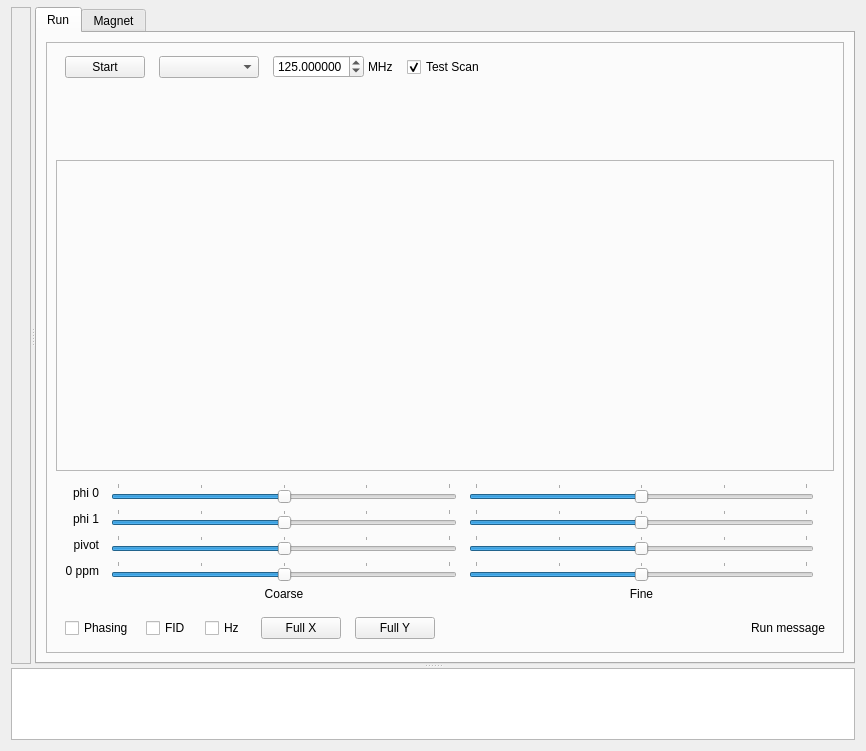
<?xml version="1.0" encoding="UTF-8"?>
<ui version="4.0">
 <class>mainWindow</class>
 <widget class="QWidget" name="mainWindow">
  <property name="geometry">
   <rect>
    <x>0</x>
    <y>0</y>
    <width>866</width>
    <height>751</height>
   </rect>
  </property>
  <property name="windowTitle">
   <string>Q Magnetics Spectrometer Control</string>
  </property>
  <layout class="QVBoxLayout" name="verticalLayout">
   <property name="topMargin">
    <number>7</number>
   </property>
   <item>
    <widget class="QSplitter" name="mainHsplitter">
     <property name="orientation">
      <enum>Qt::Vertical</enum>
     </property>
     <widget class="QFrame" name="upperFrame">
      <property name="sizePolicy">
       <sizepolicy hsizetype="Preferred" vsizetype="Preferred">
        <horstretch>0</horstretch>
        <verstretch>5</verstretch>
       </sizepolicy>
      </property>
      <property name="frameShape">
       <enum>QFrame::NoFrame</enum>
      </property>
      <property name="frameShadow">
       <enum>QFrame::Raised</enum>
      </property>
      <layout class="QHBoxLayout" name="horizontalLayout_2">
       <property name="leftMargin">
        <number>0</number>
       </property>
       <property name="topMargin">
        <number>0</number>
       </property>
       <property name="rightMargin">
        <number>0</number>
       </property>
       <property name="bottomMargin">
        <number>0</number>
       </property>
       <item>
        <widget class="QSplitter" name="middleSplitter">
         <property name="orientation">
          <enum>Qt::Horizontal</enum>
         </property>
         <widget class="QFrame" name="settingsFrame">
          <property name="sizePolicy">
           <sizepolicy hsizetype="Preferred" vsizetype="Preferred">
            <horstretch>1</horstretch>
            <verstretch>0</verstretch>
           </sizepolicy>
          </property>
          <property name="frameShape">
           <enum>QFrame::StyledPanel</enum>
          </property>
          <property name="frameShadow">
           <enum>QFrame::Raised</enum>
          </property>
         </widget>
         <widget class="QFrame" name="tabFrame">
          <property name="sizePolicy">
           <sizepolicy hsizetype="Preferred" vsizetype="Preferred">
            <horstretch>5</horstretch>
            <verstretch>0</verstretch>
           </sizepolicy>
          </property>
          <property name="frameShape">
           <enum>QFrame::NoFrame</enum>
          </property>
          <property name="frameShadow">
           <enum>QFrame::Raised</enum>
          </property>
          <layout class="QVBoxLayout" name="verticalLayout_3">
           <property name="leftMargin">
            <number>0</number>
           </property>
           <property name="topMargin">
            <number>0</number>
           </property>
           <property name="rightMargin">
            <number>0</number>
           </property>
           <property name="bottomMargin">
            <number>0</number>
           </property>
           <item>
            <widget class="QTabWidget" name="tabWidget">
             <property name="sizePolicy">
              <sizepolicy hsizetype="Preferred" vsizetype="Preferred">
               <horstretch>0</horstretch>
               <verstretch>0</verstretch>
              </sizepolicy>
             </property>
             <property name="currentIndex">
              <number>0</number>
             </property>
             <widget class="QWidget" name="runTab">
              <attribute name="title">
               <string>Run</string>
              </attribute>
              <layout class="QHBoxLayout" name="horizontalLayout_4">
               <item>
                <widget class="QFrame" name="runTabFrame">
                 <property name="frameShape">
                  <enum>QFrame::StyledPanel</enum>
                 </property>
                 <layout class="QVBoxLayout" name="verticalLayout_5">
                  <item>
                   <widget class="QFrame" name="runTabUpperFrame">
                    <property name="sizePolicy">
                     <sizepolicy hsizetype="Preferred" vsizetype="Preferred">
                      <horstretch>0</horstretch>
                      <verstretch>1</verstretch>
                     </sizepolicy>
                    </property>
                    <property name="minimumSize">
                     <size>
                      <width>0</width>
                      <height>0</height>
                     </size>
                    </property>
                    <property name="baseSize">
                     <size>
                      <width>0</width>
                      <height>0</height>
                     </size>
                    </property>
                    <property name="frameShape">
                     <enum>QFrame::NoFrame</enum>
                    </property>
                    <property name="frameShadow">
                     <enum>QFrame::Raised</enum>
                    </property>
                    <layout class="QVBoxLayout" name="verticalLayout_2">
                     <property name="spacing">
                      <number>6</number>
                     </property>
                     <property name="leftMargin">
                      <number>0</number>
                     </property>
                     <property name="topMargin">
                      <number>0</number>
                     </property>
                     <property name="rightMargin">
                      <number>0</number>
                     </property>
                     <property name="bottomMargin">
                      <number>0</number>
                     </property>
                     <item>
                      <widget class="QFrame" name="runTabStartButtonFrame">
                       <property name="sizePolicy">
                        <sizepolicy hsizetype="Preferred" vsizetype="Preferred">
                         <horstretch>0</horstretch>
                         <verstretch>0</verstretch>
                        </sizepolicy>
                       </property>
                       <property name="minimumSize">
                        <size>
                         <width>0</width>
                         <height>30</height>
                        </size>
                       </property>
                       <property name="maximumSize">
                        <size>
                         <width>16777215</width>
                         <height>30</height>
                        </size>
                       </property>
                       <property name="frameShape">
                        <enum>QFrame::NoFrame</enum>
                       </property>
                       <property name="frameShadow">
                        <enum>QFrame::Raised</enum>
                       </property>
                       <layout class="QHBoxLayout" name="horizontalLayout_6">
                        <property name="spacing">
                         <number>4</number>
                        </property>
                        <property name="leftMargin">
                         <number>9</number>
                        </property>
                        <property name="topMargin">
                         <number>0</number>
                        </property>
                        <property name="bottomMargin">
                         <number>0</number>
                        </property>
                        <item>
                         <widget class="QPushButton" name="runTabStartButton">
                          <property name="text">
                           <string>Start</string>
                          </property>
                         </widget>
                        </item>
                        <item>
                         <spacer name="horizontalSpacer_4">
                          <property name="orientation">
                           <enum>Qt::Horizontal</enum>
                          </property>
                          <property name="sizeType">
                           <enum>QSizePolicy::Fixed</enum>
                          </property>
                          <property name="sizeHint" stdset="0">
                           <size>
                            <width>10</width>
                            <height>20</height>
                           </size>
                          </property>
                         </spacer>
                        </item>
                        <item>
                         <widget class="QComboBox" name="runTabRunsComboBox">
                          <property name="sizePolicy">
                           <sizepolicy hsizetype="Fixed" vsizetype="Fixed">
                            <horstretch>0</horstretch>
                            <verstretch>0</verstretch>
                           </sizepolicy>
                          </property>
                          <property name="minimumSize">
                           <size>
                            <width>100</width>
                            <height>0</height>
                           </size>
                          </property>
                          <property name="maximumSize">
                           <size>
                            <width>100</width>
                            <height>16777215</height>
                           </size>
                          </property>
                         </widget>
                        </item>
                        <item>
                         <spacer name="horizontalSpacer_5">
                          <property name="orientation">
                           <enum>Qt::Horizontal</enum>
                          </property>
                          <property name="sizeType">
                           <enum>QSizePolicy::Fixed</enum>
                          </property>
                          <property name="sizeHint" stdset="0">
                           <size>
                            <width>10</width>
                            <height>20</height>
                           </size>
                          </property>
                         </spacer>
                        </item>
                        <item>
                         <widget class="QMagSpinBox" name="txFreqSpinBox">
                          <property name="decimals">
                           <number>6</number>
                          </property>
                          <property name="minimum">
                           <double>1.000000000000000</double>
                          </property>
                          <property name="maximum">
                           <double>150.000000000000000</double>
                          </property>
                          <property name="singleStep">
                           <double>0.000010000000000</double>
                          </property>
                          <property name="stepType">
                           <enum>QAbstractSpinBox::DefaultStepType</enum>
                          </property>
                          <property name="value">
                           <double>125.000000000000000</double>
                          </property>
                         </widget>
                        </item>
                        <item>
                         <widget class="QLabel" name="txFreqLabel">
                          <property name="text">
                           <string>MHz</string>
                          </property>
                         </widget>
                        </item>
                        <item>
                         <spacer name="horizontalSpacer_6">
                          <property name="orientation">
                           <enum>Qt::Horizontal</enum>
                          </property>
                          <property name="sizeType">
                           <enum>QSizePolicy::Fixed</enum>
                          </property>
                          <property name="sizeHint" stdset="0">
                           <size>
                            <width>10</width>
                            <height>20</height>
                           </size>
                          </property>
                         </spacer>
                        </item>
                        <item>
                         <widget class="QCheckBox" name="runTabTestCheckBox">
                          <property name="text">
                           <string>Test Scan</string>
                          </property>
                          <property name="checked">
                           <bool>true</bool>
                          </property>
                         </widget>
                        </item>
                        <item>
                         <spacer name="horizontalSpacer">
                          <property name="orientation">
                           <enum>Qt::Horizontal</enum>
                          </property>
                          <property name="sizeHint" stdset="0">
                           <size>
                            <width>40</width>
                            <height>20</height>
                           </size>
                          </property>
                         </spacer>
                        </item>
                       </layout>
                      </widget>
                     </item>
                     <item>
                      <widget class="QFrame" name="codeWidgetsFrame1">
                       <property name="minimumSize">
                        <size>
                         <width>0</width>
                         <height>30</height>
                        </size>
                       </property>
                       <property name="maximumSize">
                        <size>
                         <width>16777215</width>
                         <height>30</height>
                        </size>
                       </property>
                       <property name="frameShape">
                        <enum>QFrame::NoFrame</enum>
                       </property>
                       <property name="frameShadow">
                        <enum>QFrame::Raised</enum>
                       </property>
                       <layout class="QHBoxLayout" name="codeWidgetsLayout1">
                        <property name="spacing">
                         <number>4</number>
                        </property>
                        <property name="topMargin">
                         <number>0</number>
                        </property>
                        <property name="bottomMargin">
                         <number>0</number>
                        </property>
                        <item>
                         <spacer name="codeWidgetsHSpacer1">
                          <property name="orientation">
                           <enum>Qt::Horizontal</enum>
                          </property>
                          <property name="sizeHint" stdset="0">
                           <size>
                            <width>171</width>
                            <height>20</height>
                           </size>
                          </property>
                         </spacer>
                        </item>
                       </layout>
                      </widget>
                     </item>
                     <item>
                      <widget class="QFrame" name="codeWidgetsFrame2">
                       <property name="minimumSize">
                        <size>
                         <width>0</width>
                         <height>30</height>
                        </size>
                       </property>
                       <property name="maximumSize">
                        <size>
                         <width>16777215</width>
                         <height>30</height>
                        </size>
                       </property>
                       <property name="frameShape">
                        <enum>QFrame::NoFrame</enum>
                       </property>
                       <property name="frameShadow">
                        <enum>QFrame::Raised</enum>
                       </property>
                       <layout class="QHBoxLayout" name="codeWidgetsLayout2">
                        <property name="spacing">
                         <number>4</number>
                        </property>
                        <property name="topMargin">
                         <number>0</number>
                        </property>
                        <property name="bottomMargin">
                         <number>0</number>
                        </property>
                        <item>
                         <spacer name="codeWidgetsHSpacer2">
                          <property name="orientation">
                           <enum>Qt::Horizontal</enum>
                          </property>
                          <property name="sizeHint" stdset="0">
                           <size>
                            <width>758</width>
                            <height>20</height>
                           </size>
                          </property>
                         </spacer>
                        </item>
                       </layout>
                      </widget>
                     </item>
                     <item>
                      <widget class="QFrame" name="runTabPlotFrame">
                       <property name="frameShape">
                        <enum>QFrame::StyledPanel</enum>
                       </property>
                       <property name="frameShadow">
                        <enum>QFrame::Raised</enum>
                       </property>
                      </widget>
                     </item>
                    </layout>
                   </widget>
                  </item>
                  <item>
                   <widget class="QFrame" name="runTabPhaseFrame">
                    <property name="sizePolicy">
                     <sizepolicy hsizetype="Preferred" vsizetype="Preferred">
                      <horstretch>0</horstretch>
                      <verstretch>0</verstretch>
                     </sizepolicy>
                    </property>
                    <property name="minimumSize">
                     <size>
                      <width>0</width>
                      <height>0</height>
                     </size>
                    </property>
                    <property name="frameShape">
                     <enum>QFrame::NoFrame</enum>
                    </property>
                    <property name="frameShadow">
                     <enum>QFrame::Raised</enum>
                    </property>
                    <layout class="QGridLayout" name="gridLayout">
                     <property name="topMargin">
                      <number>6</number>
                     </property>
                     <property name="rightMargin">
                      <number>20</number>
                     </property>
                     <property name="bottomMargin">
                      <number>6</number>
                     </property>
                     <property name="horizontalSpacing">
                      <number>12</number>
                     </property>
                     <item row="7" column="1">
                      <widget class="QLabel" name="label_9">
                       <property name="maximumSize">
                        <size>
                         <width>16777215</width>
                         <height>30</height>
                        </size>
                       </property>
                       <property name="text">
                        <string>Coarse</string>
                       </property>
                       <property name="alignment">
                        <set>Qt::AlignCenter</set>
                       </property>
                      </widget>
                     </item>
                     <item row="0" column="2">
                      <widget class="QSlider" name="runTabPhi0SliderF">
                       <property name="minimum">
                        <number>-1000</number>
                       </property>
                       <property name="maximum">
                        <number>1000</number>
                       </property>
                       <property name="orientation">
                        <enum>Qt::Horizontal</enum>
                       </property>
                       <property name="tickPosition">
                        <enum>QSlider::TicksAbove</enum>
                       </property>
                       <property name="tickInterval">
                        <number>500</number>
                       </property>
                      </widget>
                     </item>
                     <item row="2" column="0">
                      <widget class="QLabel" name="label_3">
                       <property name="text">
                        <string>phi 1</string>
                       </property>
                       <property name="alignment">
                        <set>Qt::AlignRight|Qt::AlignTrailing|Qt::AlignVCenter</set>
                       </property>
                      </widget>
                     </item>
                     <item row="0" column="0">
                      <widget class="QLabel" name="label">
                       <property name="text">
                        <string>phi 0</string>
                       </property>
                       <property name="alignment">
                        <set>Qt::AlignRight|Qt::AlignTrailing|Qt::AlignVCenter</set>
                       </property>
                      </widget>
                     </item>
                     <item row="2" column="1">
                      <widget class="QSlider" name="runTabPhi1SliderC">
                       <property name="minimum">
                        <number>-1000</number>
                       </property>
                       <property name="maximum">
                        <number>1000</number>
                       </property>
                       <property name="orientation">
                        <enum>Qt::Horizontal</enum>
                       </property>
                       <property name="tickPosition">
                        <enum>QSlider::TicksAbove</enum>
                       </property>
                       <property name="tickInterval">
                        <number>500</number>
                       </property>
                      </widget>
                     </item>
                     <item row="5" column="2">
                      <widget class="QSlider" name="runTab0ppmSliderF">
                       <property name="minimum">
                        <number>-1000</number>
                       </property>
                       <property name="maximum">
                        <number>1000</number>
                       </property>
                       <property name="orientation">
                        <enum>Qt::Horizontal</enum>
                       </property>
                       <property name="tickPosition">
                        <enum>QSlider::TicksAbove</enum>
                       </property>
                       <property name="tickInterval">
                        <number>500</number>
                       </property>
                      </widget>
                     </item>
                     <item row="5" column="1">
                      <widget class="QSlider" name="runTab0ppmSliderC">
                       <property name="minimum">
                        <number>-1000</number>
                       </property>
                       <property name="maximum">
                        <number>1000</number>
                       </property>
                       <property name="orientation">
                        <enum>Qt::Horizontal</enum>
                       </property>
                       <property name="tickPosition">
                        <enum>QSlider::TicksAbove</enum>
                       </property>
                       <property name="tickInterval">
                        <number>500</number>
                       </property>
                      </widget>
                     </item>
                     <item row="0" column="1">
                      <widget class="QSlider" name="runTabPhi0SliderC">
                       <property name="minimum">
                        <number>-1000</number>
                       </property>
                       <property name="maximum">
                        <number>1000</number>
                       </property>
                       <property name="orientation">
                        <enum>Qt::Horizontal</enum>
                       </property>
                       <property name="tickPosition">
                        <enum>QSlider::TicksAbove</enum>
                       </property>
                       <property name="tickInterval">
                        <number>500</number>
                       </property>
                      </widget>
                     </item>
                     <item row="3" column="0">
                      <widget class="QLabel" name="label_4">
                       <property name="text">
                        <string>pivot</string>
                       </property>
                       <property name="alignment">
                        <set>Qt::AlignRight|Qt::AlignTrailing|Qt::AlignVCenter</set>
                       </property>
                      </widget>
                     </item>
                     <item row="7" column="2">
                      <widget class="QLabel" name="label_10">
                       <property name="maximumSize">
                        <size>
                         <width>16777215</width>
                         <height>30</height>
                        </size>
                       </property>
                       <property name="text">
                        <string>Fine</string>
                       </property>
                       <property name="alignment">
                        <set>Qt::AlignCenter</set>
                       </property>
                      </widget>
                     </item>
                     <item row="3" column="2">
                      <widget class="QSlider" name="runTabPivotSliderF">
                       <property name="minimum">
                        <number>-1000</number>
                       </property>
                       <property name="maximum">
                        <number>1000</number>
                       </property>
                       <property name="orientation">
                        <enum>Qt::Horizontal</enum>
                       </property>
                       <property name="tickPosition">
                        <enum>QSlider::TicksAbove</enum>
                       </property>
                       <property name="tickInterval">
                        <number>500</number>
                       </property>
                      </widget>
                     </item>
                     <item row="2" column="2">
                      <widget class="QSlider" name="runTabPhi1SliderF">
                       <property name="minimum">
                        <number>-1000</number>
                       </property>
                       <property name="maximum">
                        <number>1000</number>
                       </property>
                       <property name="singleStep">
                        <number>1</number>
                       </property>
                       <property name="orientation">
                        <enum>Qt::Horizontal</enum>
                       </property>
                       <property name="tickPosition">
                        <enum>QSlider::TicksAbove</enum>
                       </property>
                       <property name="tickInterval">
                        <number>500</number>
                       </property>
                      </widget>
                     </item>
                     <item row="3" column="1">
                      <widget class="QSlider" name="runTabPivotSliderC">
                       <property name="minimum">
                        <number>-1000</number>
                       </property>
                       <property name="maximum">
                        <number>1000</number>
                       </property>
                       <property name="orientation">
                        <enum>Qt::Horizontal</enum>
                       </property>
                       <property name="tickPosition">
                        <enum>QSlider::TicksAbove</enum>
                       </property>
                       <property name="tickInterval">
                        <number>500</number>
                       </property>
                      </widget>
                     </item>
                     <item row="5" column="0">
                      <widget class="QLabel" name="label_5">
                       <property name="text">
                        <string>0 ppm</string>
                       </property>
                       <property name="alignment">
                        <set>Qt::AlignRight|Qt::AlignTrailing|Qt::AlignVCenter</set>
                       </property>
                      </widget>
                     </item>
                    </layout>
                   </widget>
                  </item>
                  <item>
                   <widget class="QFrame" name="runTabFidCheckBoxFrame">
                    <property name="minimumSize">
                     <size>
                      <width>0</width>
                      <height>30</height>
                     </size>
                    </property>
                    <property name="maximumSize">
                     <size>
                      <width>16777215</width>
                      <height>30</height>
                     </size>
                    </property>
                    <property name="frameShape">
                     <enum>QFrame::NoFrame</enum>
                    </property>
                    <property name="frameShadow">
                     <enum>QFrame::Raised</enum>
                    </property>
                    <layout class="QHBoxLayout" name="horizontalLayout_8">
                     <property name="spacing">
                      <number>4</number>
                     </property>
                     <property name="topMargin">
                      <number>0</number>
                     </property>
                     <property name="bottomMargin">
                      <number>0</number>
                     </property>
                     <item>
                      <widget class="QCheckBox" name="phasingCheckBox">
                       <property name="text">
                        <string>Phasing</string>
                       </property>
                      </widget>
                     </item>
                     <item>
                      <spacer name="horizontalSpacer_16">
                       <property name="orientation">
                        <enum>Qt::Horizontal</enum>
                       </property>
                       <property name="sizeType">
                        <enum>QSizePolicy::Fixed</enum>
                       </property>
                       <property name="sizeHint" stdset="0">
                        <size>
                         <width>8</width>
                         <height>20</height>
                        </size>
                       </property>
                      </spacer>
                     </item>
                     <item>
                      <widget class="QCheckBox" name="runTabFidCheckBox">
                       <property name="text">
                        <string>FID</string>
                       </property>
                      </widget>
                     </item>
                     <item>
                      <spacer name="horizontalSpacer_9">
                       <property name="orientation">
                        <enum>Qt::Horizontal</enum>
                       </property>
                       <property name="sizeType">
                        <enum>QSizePolicy::Fixed</enum>
                       </property>
                       <property name="sizeHint" stdset="0">
                        <size>
                         <width>10</width>
                         <height>20</height>
                        </size>
                       </property>
                      </spacer>
                     </item>
                     <item>
                      <widget class="QCheckBox" name="runTabHzCheckBox">
                       <property name="text">
                        <string>Hz</string>
                       </property>
                      </widget>
                     </item>
                     <item>
                      <spacer name="horizontalSpacer_10">
                       <property name="orientation">
                        <enum>Qt::Horizontal</enum>
                       </property>
                       <property name="sizeType">
                        <enum>QSizePolicy::Fixed</enum>
                       </property>
                       <property name="sizeHint" stdset="0">
                        <size>
                         <width>12</width>
                         <height>20</height>
                        </size>
                       </property>
                      </spacer>
                     </item>
                     <item>
                      <widget class="QPushButton" name="runTabFullXButton">
                       <property name="text">
                        <string>Full X</string>
                       </property>
                      </widget>
                     </item>
                     <item>
                      <spacer name="horizontalSpacer_13">
                       <property name="orientation">
                        <enum>Qt::Horizontal</enum>
                       </property>
                       <property name="sizeType">
                        <enum>QSizePolicy::Fixed</enum>
                       </property>
                       <property name="sizeHint" stdset="0">
                        <size>
                         <width>10</width>
                         <height>20</height>
                        </size>
                       </property>
                      </spacer>
                     </item>
                     <item>
                      <widget class="QPushButton" name="runTabFullYButton">
                       <property name="text">
                        <string>Full Y</string>
                       </property>
                      </widget>
                     </item>
                     <item>
                      <spacer name="horizontalSpacer_3">
                       <property name="orientation">
                        <enum>Qt::Horizontal</enum>
                       </property>
                       <property name="sizeHint" stdset="0">
                        <size>
                         <width>204</width>
                         <height>20</height>
                        </size>
                       </property>
                      </spacer>
                     </item>
                     <item>
                      <widget class="QLabel" name="runMessageLabel">
                       <property name="text">
                        <string>Run message</string>
                       </property>
                       <property name="alignment">
                        <set>Qt::AlignRight|Qt::AlignTrailing|Qt::AlignVCenter</set>
                       </property>
                      </widget>
                     </item>
                    </layout>
                   </widget>
                  </item>
                 </layout>
                </widget>
               </item>
              </layout>
             </widget>
             <widget class="QWidget" name="magnetTab">
              <property name="sizePolicy">
               <sizepolicy hsizetype="Preferred" vsizetype="Preferred">
                <horstretch>0</horstretch>
                <verstretch>0</verstretch>
               </sizepolicy>
              </property>
              <attribute name="title">
               <string>Magnet</string>
              </attribute>
              <layout class="QHBoxLayout" name="horizontalLayout_3">
               <item>
                <widget class="QFrame" name="magnetTabMainFrame">
                 <property name="sizePolicy">
                  <sizepolicy hsizetype="Preferred" vsizetype="Preferred">
                   <horstretch>0</horstretch>
                   <verstretch>0</verstretch>
                  </sizepolicy>
                 </property>
                 <property name="frameShape">
                  <enum>QFrame::StyledPanel</enum>
                 </property>
                 <property name="frameShadow">
                  <enum>QFrame::Raised</enum>
                 </property>
                 <layout class="QVBoxLayout" name="verticalLayout_4">
                  <item>
                   <widget class="QFrame" name="magTabUpperFrame">
                    <property name="maximumSize">
                     <size>
                      <width>16777215</width>
                      <height>30</height>
                     </size>
                    </property>
                    <property name="frameShape">
                     <enum>QFrame::NoFrame</enum>
                    </property>
                    <property name="frameShadow">
                     <enum>QFrame::Raised</enum>
                    </property>
                    <layout class="QHBoxLayout" name="horizontalLayout_9">
                     <property name="topMargin">
                      <number>0</number>
                     </property>
                     <property name="bottomMargin">
                      <number>0</number>
                     </property>
                     <item>
                      <widget class="QMagSpinBox" name="magTabSetTSpinBox">
                       <property name="decimals">
                        <number>3</number>
                       </property>
                       <property name="minimum">
                        <double>20.000000000000000</double>
                       </property>
                       <property name="maximum">
                        <double>80.000000000000000</double>
                       </property>
                       <property name="singleStep">
                        <double>0.100000000000000</double>
                       </property>
                       <property name="value">
                        <double>30.000000000000000</double>
                       </property>
                      </widget>
                     </item>
                     <item>
                      <widget class="QLabel" name="label_2">
                       <property name="text">
                        <string>Set Point T (C)</string>
                       </property>
                      </widget>
                     </item>
                     <item>
                      <spacer name="horizontalSpacer_14">
                       <property name="orientation">
                        <enum>Qt::Horizontal</enum>
                       </property>
                       <property name="sizeType">
                        <enum>QSizePolicy::Fixed</enum>
                       </property>
                       <property name="sizeHint" stdset="0">
                        <size>
                         <width>13</width>
                         <height>20</height>
                        </size>
                       </property>
                      </spacer>
                     </item>
                     <item>
                      <widget class="QPushButton" name="magTabSetPushButton">
                       <property name="text">
                        <string>Set Parameters</string>
                       </property>
                      </widget>
                     </item>
                     <item>
                      <spacer name="horizontalSpacer_15">
                       <property name="orientation">
                        <enum>Qt::Horizontal</enum>
                       </property>
                       <property name="sizeHint" stdset="0">
                        <size>
                         <width>506</width>
                         <height>20</height>
                        </size>
                       </property>
                      </spacer>
                     </item>
                    </layout>
                   </widget>
                  </item>
                  <item>
                   <widget class="QFrame" name="magTabPlotFrame">
                    <property name="frameShape">
                     <enum>QFrame::StyledPanel</enum>
                    </property>
                    <property name="frameShadow">
                     <enum>QFrame::Raised</enum>
                    </property>
                   </widget>
                  </item>
                  <item>
                   <widget class="QFrame" name="magTabLowerFrame">
                    <property name="maximumSize">
                     <size>
                      <width>16777215</width>
                      <height>30</height>
                     </size>
                    </property>
                    <property name="frameShape">
                     <enum>QFrame::NoFrame</enum>
                    </property>
                    <property name="frameShadow">
                     <enum>QFrame::Raised</enum>
                    </property>
                    <layout class="QHBoxLayout" name="horizontalLayout_10">
                     <property name="topMargin">
                      <number>0</number>
                     </property>
                     <property name="bottomMargin">
                      <number>0</number>
                     </property>
                     <item>
                      <widget class="QCheckBox" name="magTabPausePlotCheckBox">
                       <property name="text">
                        <string>Pause Plot</string>
                       </property>
                      </widget>
                     </item>
                     <item>
                      <spacer name="horizontalSpacer_17">
                       <property name="orientation">
                        <enum>Qt::Horizontal</enum>
                       </property>
                       <property name="sizeHint" stdset="0">
                        <size>
                         <width>571</width>
                         <height>20</height>
                        </size>
                       </property>
                      </spacer>
                     </item>
                    </layout>
                   </widget>
                  </item>
                 </layout>
                </widget>
               </item>
              </layout>
             </widget>
            </widget>
           </item>
          </layout>
         </widget>
        </widget>
       </item>
      </layout>
     </widget>
     <widget class="QFrame" name="textBrowserFrame">
      <property name="enabled">
       <bool>true</bool>
      </property>
      <property name="sizePolicy">
       <sizepolicy hsizetype="Preferred" vsizetype="Preferred">
        <horstretch>0</horstretch>
        <verstretch>1</verstretch>
       </sizepolicy>
      </property>
      <property name="baseSize">
       <size>
        <width>0</width>
        <height>0</height>
       </size>
      </property>
      <property name="frameShape">
       <enum>QFrame::NoFrame</enum>
      </property>
      <property name="frameShadow">
       <enum>QFrame::Raised</enum>
      </property>
      <layout class="QHBoxLayout" name="horizontalLayout">
       <property name="leftMargin">
        <number>0</number>
       </property>
       <property name="topMargin">
        <number>0</number>
       </property>
       <property name="rightMargin">
        <number>0</number>
       </property>
       <property name="bottomMargin">
        <number>0</number>
       </property>
       <item>
        <widget class="QTextEdit" name="textEdit">
         <property name="sizePolicy">
          <sizepolicy hsizetype="Preferred" vsizetype="Preferred">
           <horstretch>0</horstretch>
           <verstretch>0</verstretch>
          </sizepolicy>
         </property>
         <property name="font">
          <font>
           <family>Courier New</family>
          </font>
         </property>
        </widget>
       </item>
      </layout>
     </widget>
    </widget>
   </item>
  </layout>
 </widget>
 <customwidgets>
  <customwidget>
   <class>QMagSpinBox</class>
   <extends>QDoubleSpinBox</extends>
   <header>qmcontrol/qmagspinbox.h</header>
  </customwidget>
 </customwidgets>
 <resources/>
 <connections/>
</ui>
